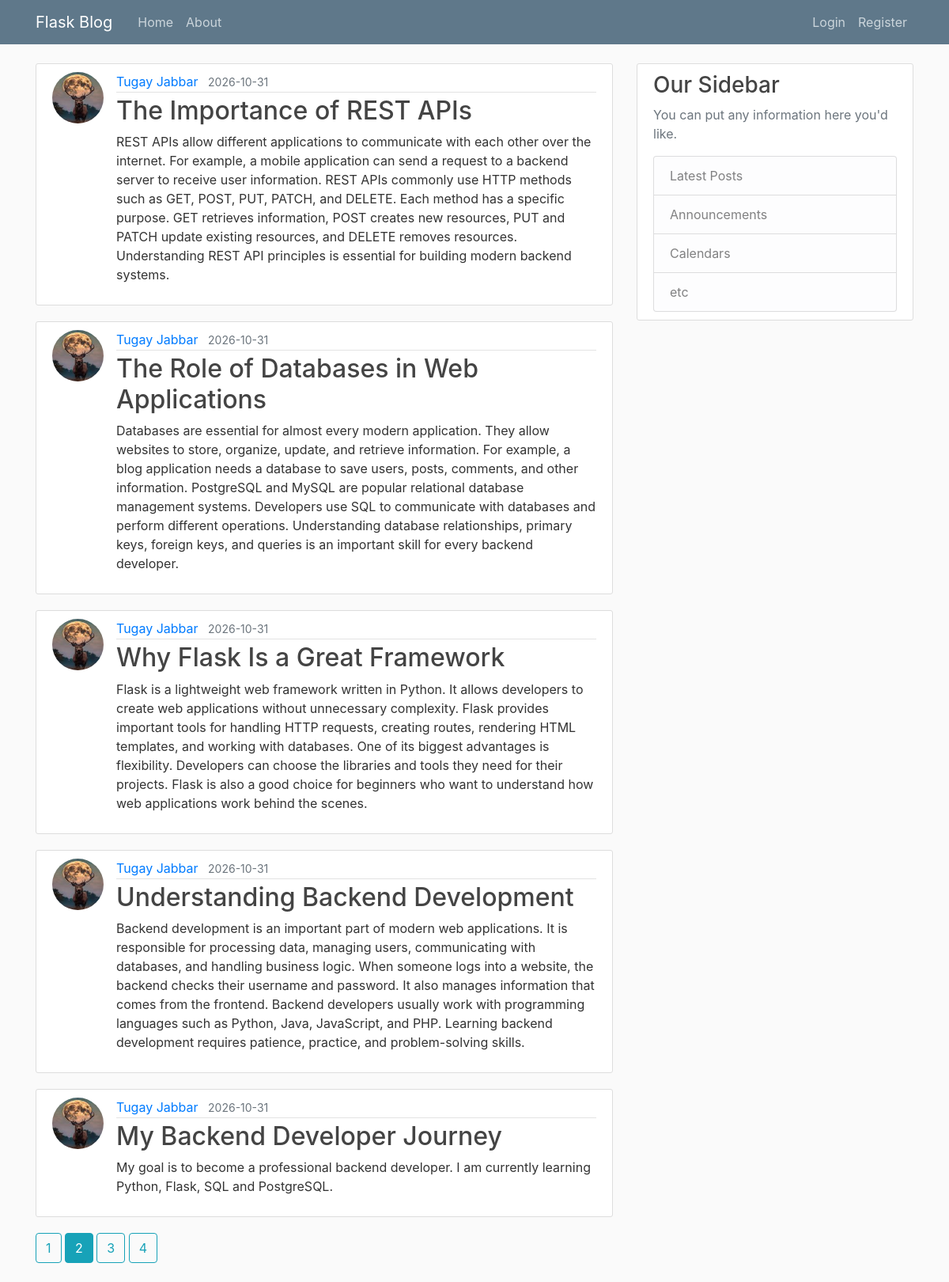
The page /home?page=2 on the database its author committed.
### flaskblog/models.py (models this page shows, shortened)
class Post(db.Model):
    id = db.Column(db.Integer, primary_key=True)
    title = db.Column(db.String(100), nullable=False)
    date_posted = db.Column(db.DateTime, nullable=False, default=datetime.utcnow)
    content = db.Column(db.Text, nullable=False)
    user_id = db.Column(db.Integer, db.ForeignKey('user.id'), nullable=False)

class User(db.Model, UserMixin):
    id = db.Column(db.Integer, primary_key=True)
    username = db.Column(db.String(20), unique=True, nullable=False)
    email = db.Column(db.String(120), unique=True, nullable=False)
    image_file = db.Column(db.String(20), nullable=False, default='default.jpg')
    password = db.Column(db.String(60), nullable=False)
    posts = db.relationship("Post", backref='author', lazy=True)

### flaskblog/routes.py (the view)
@app.route("/")
@app.route("/home")
def home():
    page = request.args.get("page", 1, type=int)
    posts = Post.query.order_by(Post.date_posted.desc()).paginate(page=page, per_page=5)
    return render_template('home.html', posts=posts)

### flaskblog/templates/home.html
{% extends "layout.html" %}
{% block content %}
    {% for post in posts.items %}
        <article class="media content-section">
          <img class="rounded-circle article-img" src="{{ url_for('static', filename='profile_pics/' + post.author.image_file) }}">
          <div class="media-body">
            <div class="article-metadata">
              <a class="mr-2" href="{{ url_for('user_posts', username=post.author.username) }}">{{ post.author.username }}</a>
              <small class="text-muted">{{ post.date_posted.strftime('%Y-%m-%d') }}</small>
            </div>
            <h2><a class="article-title" href="{{ url_for('post', post_id=post.id) }}">{{ post.title }}</a></h2>
            <p class="article-content">{{ post.content }}</p>
          </div>
        </article>
    {% endfor %}
    {% for page_num in posts.iter_pages(left_edge=1, right_edge=1, left_current=1, right_current=2) %}
      {% if page_num %}
        {% if posts.page == page_num %}
          <a class="btn btn-info mb-4" href="{{ url_for('home', page=page_num) }}">{{ page_num }}</a>
        {% else %}
          <a class="btn btn-outline-info mb-4" href="{{ url_for('home', page=page_num) }}">{{ page_num }}</a>
        {% endif %}
      {% else %}
        ...
      {% endif %}
    {% endfor %}
{% endblock content %}

### flaskblog/static/main.css (style rules this page uses)
body { background: #fafafa; color: #333333; margin-top: 5rem; }
h1, h2, h3, h4, h5, h6 { color: #444444; }
.content-section { background: #ffffff; padding: 10px 20px; border: 1px solid #dddddd; border-radius: 3px; margin-bottom: 20px; }
.article-title { color: #444444; }
.article-content { white-space: pre-line; }
.article-img { height: 65px; width: 65px; margin-right: 16px; }
.article-metadata { padding-bottom: 1px; margin-bottom: 4px; border-bottom: 1px solid #e3e3e3 }

### rows shown on the page
Post: image_file (picture), author.username "Tugay Jabbar", date_posted "2026-10-31", title "The Importance of REST APIs", content "REST APIs allow different applications to communicate with each other over the internet. For example, a mobile application can send a request to a backend server to receive user information. REST APIs commonly use HTTP methods such as GET, POST, PUT, PATCH, and DELETE. Each method has a specific purpose. GET retrieves information, POST creates new resources, PUT and PATCH update existing resources, and DELETE removes resources. Understanding REST API principles is essential for building modern backend systems."
Post: image_file (picture), author.username "Tugay Jabbar", date_posted "2026-10-31", title "The Role of Databases in Web Applications", content "Databases are essential for almost every modern application. They allow websites to store, organize, update, and retrieve information. For example, a blog application needs a database to save users, posts, comments, and other information. PostgreSQL and MySQL are popular relational database management systems. Developers use SQL to communicate with databases and perform different operations. Understanding database relationships, primary keys, foreign keys, and queries is an important skill for every backend developer."
Post: image_file (picture), author.username "Tugay Jabbar", date_posted "2026-10-31", title "Why Flask Is a Great Framework", content "Flask is a lightweight web framework written in Python. It allows developers to create web applications without unnecessary complexity. Flask provides important tools for handling HTTP requests, creating routes, rendering HTML templates, and working with databases. One of its biggest advantages is flexibility. Developers can choose the libraries and tools they need for their projects. Flask is also a good choice for beginners who want to understand how web applications work behind the scenes."
Post: image_file (picture), author.username "Tugay Jabbar", date_posted "2026-10-31", title "Understanding Backend Development", content "Backend development is an important part of modern web applications. It is responsible for processing data, managing users, communicating with databases, and handling business logic. When someone logs into a website, the backend checks their username and password. It also manages information that comes from the frontend. Backend developers usually work with programming languages such as Python, Java, JavaScript, and PHP. Learning backend development requires patience, practice, and problem-solving skills."
Post: image_file (picture), author.username "Tugay Jabbar", date_posted "2026-10-31", title "My Backend Developer Journey", content "My goal is to become a professional backend developer. I am currently learning Python, Flask, SQL and PostgreSQL."

### other values the page prints
{{ page_num }} "1" "3" "4"
{{ page_num }} "2"
